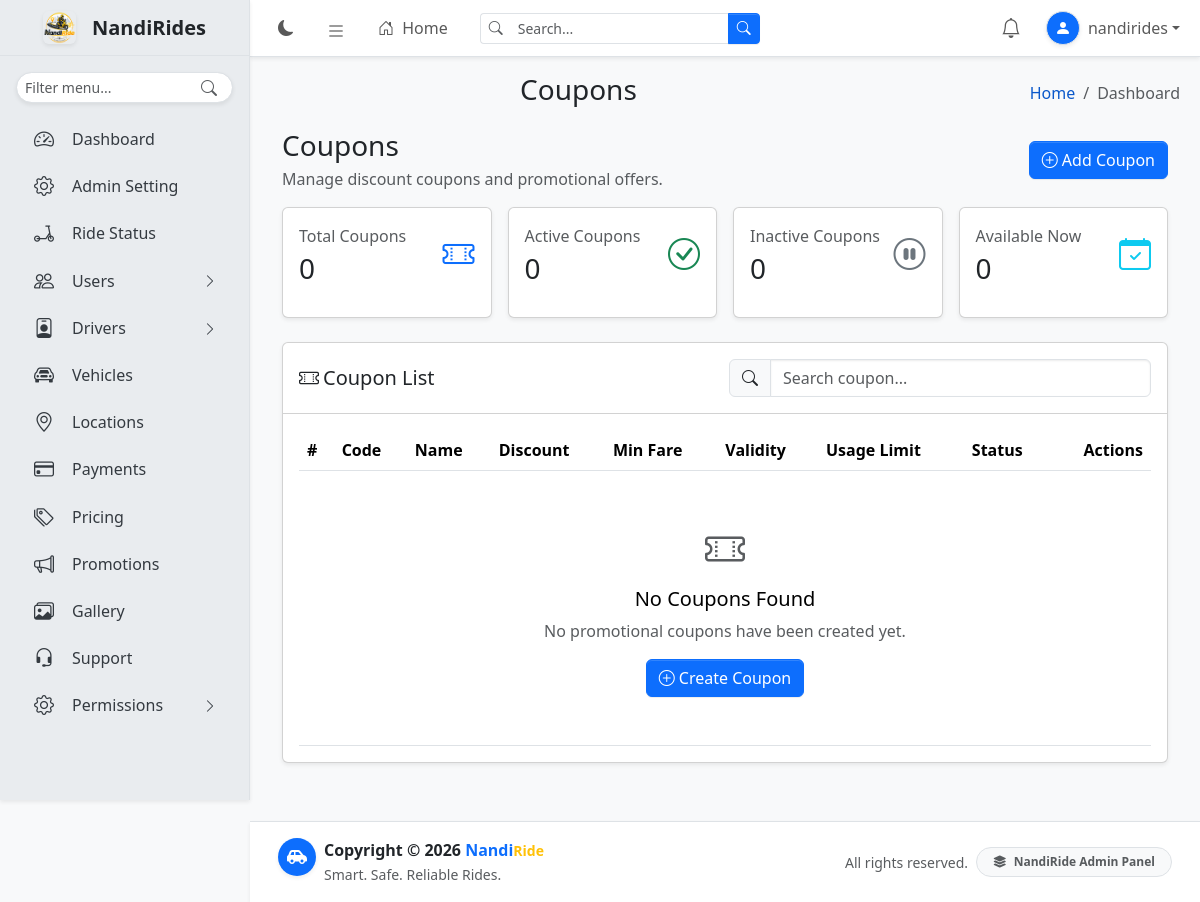
Page /admindashboard/promotions/coupons/ (signed in) on the earlier database version.
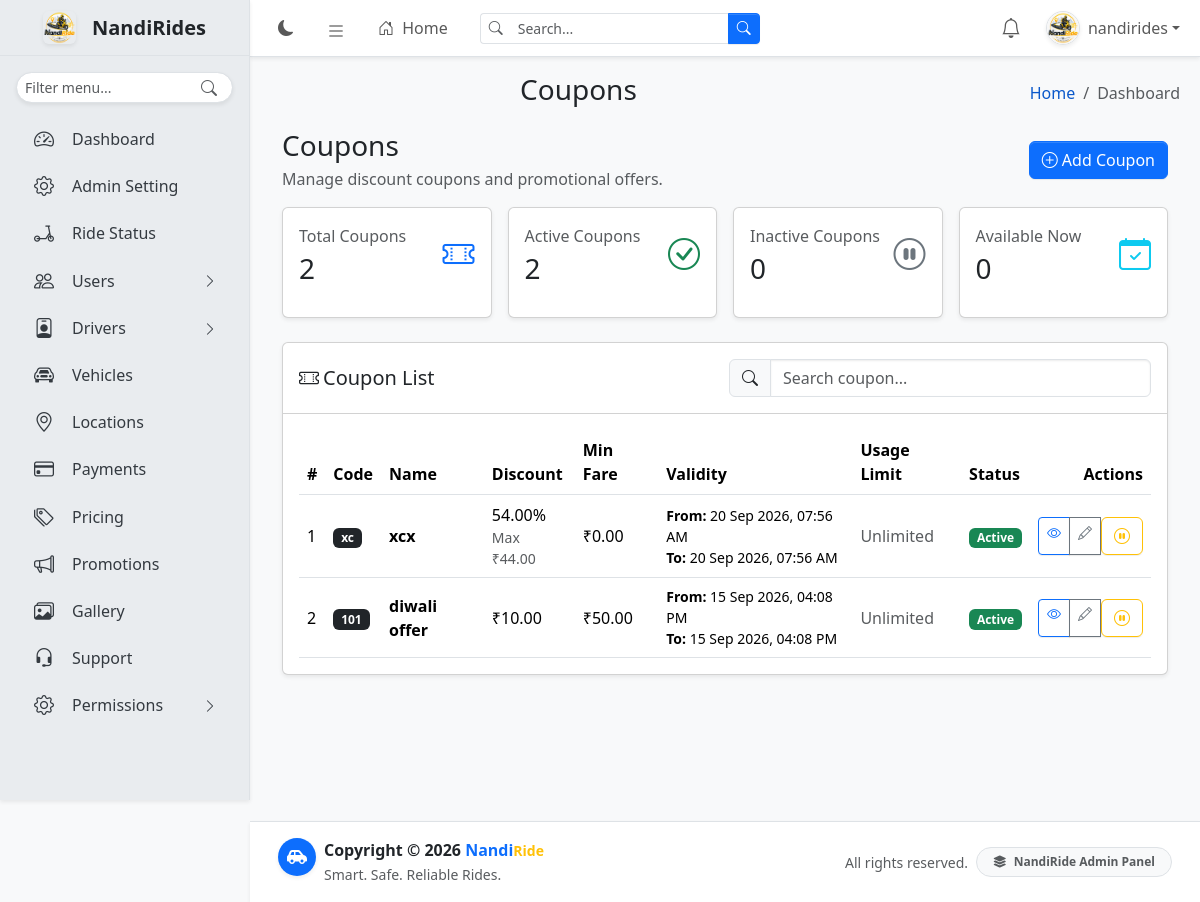
Same page on the later database version.
### dashboard/models.py (models this page shows, shortened)
class UserProfile(TimeStampedModel):
    class Gender(models.TextChoices):
        MALE = "male", "Male"
        FEMALE = "female", "Female"
        OTHER = "other", "Other"
    user = models.OneToOneField(
        settings.AUTH_USER_MODEL,
        on_delete=models.CASCADE,
        related_name="profile",
    )
    profile_image = models.ImageField(
        upload_to="profiles/",
        blank=True,
        null=True,
    )
    phone = models.CharField(
        max_length=20,
        blank=True,
    )
    date_of_birth = models.DateField(
        null=True,
        blank=True,
    )
    gender = models.CharField(
        max_length=10,
        choices=Gender.choices,
        blank=True,
    )
    address = models.TextField(
        blank=True,
    )
    city = models.ForeignKey(
        "locations.City",
        on_delete=models.SET_NULL,
        null=True,
        blank=True,
        related_name="user_profiles",
    )
    emergency_contact_name = models.CharField(
        max_length=150,
        blank=True,
    )
    emergency_contact_phone = models.CharField(
        max_length=20,
        blank=True,
    )
    email_verified = models.BooleanField(
        default=False,
    )
    email_verified_at = models.DateTimeField(
        null=True,
        blank=True,
    )

### promotions/models.py (models this page shows, shortened)
class Coupon(TimeStampedModel):
    class DiscountType(models.TextChoices):
        PERCENTAGE = "percentage", "Percentage"
        FIXED = "fixed", "Fixed Amount"
    code = models.CharField(
        max_length=50,
        unique=True,
    )
    name = models.CharField(
        max_length=100,
    )
    discount_type = models.CharField(
        max_length=20,
        choices=DiscountType.choices,
    )
    discount_value = models.DecimalField(
        max_digits=10,
        decimal_places=2,
    )
    maximum_discount = models.DecimalField(
        max_digits=10,
        decimal_places=2,
        null=True,
        blank=True,
    )
    minimum_fare = models.DecimalField(
        max_digits=10,
        decimal_places=2,
        default=0,
    )
    usage_limit = models.PositiveIntegerField(
        null=True,
        blank=True,
    )
    per_user_limit = models.PositiveIntegerField(
        default=1,
    )
    valid_from = models.DateTimeField()
    valid_to = models.DateTimeField()
    is_active = models.BooleanField(
        default=True,
    )

### promotions/views.py (the view)
@login_required
@permission_required("promotions.view_coupon", raise_exception=True)
def coupon_list(request):
    coupons = Coupon.objects.all().order_by("-id")
    context = {
        "coupons": coupons,
        "page_title": "Coupons",
        "total_coupons": coupons.count(),
        "active_coupons": coupons.filter(
            is_active=True
        ).count(),
        "inactive_coupons": coupons.filter(
            is_active=False
        ).count(),
    }
    return render(
        request,
        "promotions/coupon_list.html",
        context,
    )

### core/templatetags/navigation.py (called while the page is built)
def user_has_permission(user, permission):
    if not permission:
        return True
    if not user.is_authenticated:
        return False
    if user.is_superuser:
        return True
    return user.has_perm(permission)

def item_is_visible(user, item):
    if item.get("staff_only") and not user.is_staff:
        return False
    permission = item.get("permission")
    if not user_has_permission(user, permission):
        return False
    return True

@register.simple_tag(takes_context=True)
def get_navigation(context):
    request = context["request"]
    current_url_name = ""
    if request.resolver_match:
        current_url_name = request.resolver_match.url_name
    return build_navigation(
        request.user,
        current_url_name,
    )

### promotions/templates/promotions/coupon_list.html (shortened to what the changed rows need)
{% extends "base.html" %}
{% block content %}
<div class="container-fluid">
    <div class="row g-3 mb-4">
        <div class="col-12 col-sm-6 col-xl-3">
            <div class="card shadow-sm h-100">
                <div class="card-body">
                    <div class="d-flex justify-content-between align-items-center">
                        <div>
                            <p class="text-body-secondary mb-1">Total Coupons</p>
                            <h3 class="mb-0">{{ total_coupons }}</h3>
                        </div>
                    </div>
                </div>
            </div>
        </div>
        <div class="col-12 col-sm-6 col-xl-3">
            <div class="card shadow-sm h-100">
                <div class="card-body">
                    <div class="d-flex justify-content-between align-items-center">
                        <div>
                            <p class="text-body-secondary mb-1">Active Coupons</p>
                            <h3 class="mb-0">{{ active_coupons }}</h3>
                        </div>
                    </div>
                </div>
            </div>
        </div>
    </div>
    <div class="card shadow-sm">
        <div class="card-body">
            <div class="table-responsive">
                <table class="table table-hover align-middle mb-0" id="couponTable">
                    <thead>
                        <tr>
                            <th>#</th>
                            <th>Code</th>
                            <th>Name</th>
                            <th>Discount</th>
                            <th>Min Fare</th>
                            <th>Validity</th>
                            <th>Usage Limit</th>
                            <th>Status</th>
                            <th class="text-end">Actions</th>
                        </tr>
                    </thead>
                    <tbody>
                        {% for coupon in coupons %}
                        <tr data-valid-from="{{ coupon.valid_from|date:'Y-m-d H:i:s' }}" data-valid-to="{{ coupon.valid_to|date:'Y-m-d H:i:s' }}">
                            <td>{{ forloop.counter }}</td>
                            <td>
                                <span class="badge text-bg-dark">{{ coupon.code }}</span>
                            </td>
                            <td>
                                <strong>{{ coupon.name }}</strong>
                            </td>
                            <td>
                                {% if coupon.discount_type == "percentage" %}
                                {{ coupon.discount_value }}%
                                {% else %}
                                ₹{{ coupon.discount_value }}
                                {% endif %}
                                {% if coupon.maximum_discount %}
                                <small class="d-block text-body-secondary">
                                    Max ₹{{ coupon.maximum_discount }}
                                </small>
                                {% endif %}
                            </td>
                            <td>₹{{ coupon.minimum_fare }}</td>
                            <td>
                                <small class="d-block">
                                    <strong>From:</strong> {{ coupon.valid_from|date:"d M Y, h:i A" }}
                                </small>
                                <small class="d-block">
                                    <strong>To:</strong> {{ coupon.valid_to|date:"d M Y, h:i A" }}
                                </small>
                            </td>
                            <td>
                                {% if coupon.usage_limit %}
                                {{ coupon.usages.count }} / {{ coupon.usage_limit }}
                                {% else %}
                                <span class="text-body-secondary">Unlimited</span>
                                {% endif %}
                            </td>
                            <td>
                                {% if coupon.is_active %}
                                <span class="badge text-bg-success">Active</span>
                                {% else %}
                                <span class="badge text-bg-secondary">Inactive</span>
                                {% endif %}
                            </td>
                            <td class="text-end">
                                <div class="btn-group btn-group-sm">
                                    <a href="{% url 'coupon_detail' coupon.pk %}" class="btn btn-outline-primary" title="View">
                                        <i class="bi bi-eye"></i>
                                    </a>
                                    {% if perms.promotions.change_coupon %}
                                    <a href="{% url 'coupon_edit' coupon.pk %}" class="btn btn-outline-secondary" title="Edit">
                                        <i class="bi bi-pencil"></i>
                                    </a>
                                    <form method="post" action="{% url 'coupon_toggle' coupon.pk %}" class="d-inline">
                                        <button type="submit" class="btn btn-outline-warning" title="{% if coupon.is_active %}Deactivate{% else %}Activate{% endif %}">
                                            {% if coupon.is_active %}
                                            <i class="bi bi-pause-circle"></i>
                                            {% else %}
                                            <i class="bi bi-play-circle"></i>
                                            {% endif %}
                                        </button>
                                    </form>
                                    {% endif %}
                                </div>
                            </td>
                        </tr>
                        {% empty %}
                        <tr id="emptyCouponRow">
                            <td colspan="9" class="text-center py-5">
                                <div class="fs-1 text-body-secondary mb-2">
                                    <i class="bi bi-ticket-perforated"></i>
                                </div>
                                <h5>No Coupons Found</h5>
                                <p class="text-body-secondary mb-3">No promotional coupons have been created yet.</p>
                                {% if perms.promotions.add_coupon %}
                                <a href="{% url 'coupon_create' %}" class="btn btn-primary">
                                    <i class="bi bi-plus-circle me-1"></i>Create Coupon
                                </a>
                                {% endif %}
                            </td>
                        </tr>
                        {% endfor %}
                    </tbody>
                </table>
            </div>
        </div>
    </div>
</div>
{% endblock %}

### templates/includes/navbar.html (shortened to what this page needs)
{% load static %}
<nav class="app-header navbar navbar-expand bg-body border-bottom shadow-sm {% if request.resolver_match.url_name == 'login' %}app-header-login{% else %}app-header-dashboard{% endif %}" style="position:fixed!important;top:0;right:0;z-index:1030!important;">
    <div class="container-fluid position-relative">
        <ul class="navbar-nav align-items-center">
            <li class="nav-item">
                <button type="button" class="nav-link border-0 bg-transparent rounded-circle" id="theme-toggle" aria-label="Toggle theme" title="Toggle theme">
                    <i class="bi bi-moon-fill" id="theme-icon"></i>
                </button>
            </li>
            {% if request.resolver_match.url_name != 'login' %}
            <li class="nav-item">
                <a class="nav-link rounded" data-lte-toggle="sidebar" href="#" role="button" aria-label="Toggle sidebar" title="Toggle sidebar">
                    <i class="bi bi-list fs-5"></i>
                </a>
            </li>
            <li class="nav-item d-none d-md-block">
                <a href="{% url 'dashboard' %}" class="nav-link fw-medium">
                    <i class="bi bi-house-door me-1"></i>
                    Home
                </a>
            </li>
            {% endif %}
        </ul>
        {% if request.resolver_match.url_name == 'login' %}
        <div class="position-absolute top-50 start-50 translate-middle d-flex align-items-center gap-3 text-nowrap">
            <img src="{% static 'user/images/logo.png' %}" alt="NandiRide Logo" width="42" height="42" class="rounded-3 shadow-sm">
            <div class="lh-sm">
                <div class="fw-bold fs-5 text-body">
                    Welcome to the Nandi<small class="text-warning">Ride</small>
                    <span class="fs-5 text-body fw-semibold">Administration Portal</span>
                </div>
            </div>
        </div>
        {% else %}
        <form class="d-none d-md-flex ms-3" role="search" method="get" action="#">
            <div class="input-group input-group-sm">
                <span class="input-group-text bg-body border-end-0">
                    <i class="bi bi-search text-body-secondary"></i>
                </span>
                <input type="search" id="navbar-search-input" name="q" class="form-control border-start-0 shadow-none" placeholder="Search..." autocomplete="off" value="{{ request.GET.q|default:'' }}">
                <button type="submit" class="btn btn-primary">
                    <i class="bi bi-search"></i>
                </button>
            </div>
        </form>
        {% endif %}
        <ul class="navbar-nav ms-auto align-items-center">
            {% if user.is_authenticated %}
            <li class="nav-item dropdown notification-nav-item">
                <a class="nav-link notification-bell-wrapper rounded-circle"
                   href="#"
                   role="button"
                   data-bs-toggle="dropdown"
                   aria-expanded="false"
                   aria-label="Notifications"
                   title="Notifications">
                    <i class="bi bi-bell fs-5"></i>
                </a>
            </li>
            <li class="nav-item dropdown ms-1">
                <a class="nav-link dropdown-toggle d-flex align-items-center px-2" href="#" role="button" data-bs-toggle="dropdown" aria-expanded="false">
                    {% if user.profile.profile_image %}
                    <img src="{{ user.profile.profile_image.url }}" class="rounded-circle shadow-sm border me-2 object-fit-cover" width="34" height="34" alt="User profile">
                    {% else %}
                    <span class="rounded-circle shadow-sm border me-2 bg-primary text-white d-inline-flex align-items-center justify-content-center" style="width:34px;height:34px;">
                        <i class="bi bi-person-fill"></i>
                    </span>
                    {% endif %}
                    <span class="d-none d-md-inline fw-medium">{{ user.get_full_name|default:user.get_username }}</span>
                </a>
            </li>
            {% endif %}
        </ul>
    </div>
</nav>

Differences in the rows shown:
added Coupon: code "xc", name "xcx", discount_value "54.00", maximum_discount "44.00", minimum_fare "0.00", valid_from "20 Sep 2026, 07:56 AM", valid_to "20 Sep 2026, 07:56 AM", shows "Unlimited", is_active "Active"
added Coupon: code "101", name "diwali offer", discount_value "10.00", minimum_fare "50.00", valid_from "15 Sep 2026, 04:08 PM", valid_to "15 Sep 2026, 04:08 PM", shows "Unlimited", is_active "Active"
Other differences:
{{ total_coupons }}: "0" → "2"
{{ active_coupons }}: "0" → "2"
text no longer shown: "No Coupons Found No promotional coupons have been created yet. Create Coupon"
